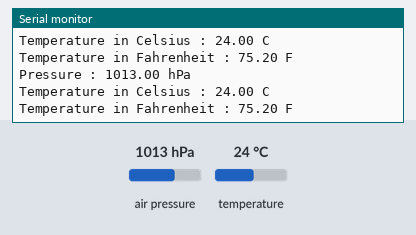
Recording of a sketch running on a simulated Arduino Uno, built with avr-gcc and run on an emulated ATmega328P. Shown: the last lines printed to the serial monitor. Wiring (inferred from the names in the program): BMP280 pressure sensor at I2C address 0x76. The inputs (shaded band) are chosen by the test bench; at power-on: air pressure 1013 hPa, temperature 24 °C.

Above: at 1.2 s.
1.3 s: air pressure set to 952 hPa
At 2.8 s:
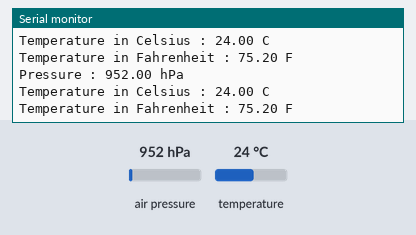
4.3 s: temperature set to 12 °C
At 5.7 s:
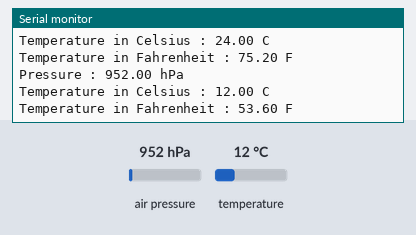
5.8 s: air pressure set to 975 hPa
At 6.7 s:
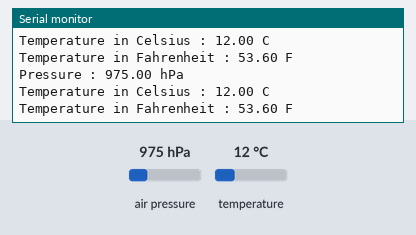
Timing chart, 0 to 8.8 s (numbered marks = the images above; inputs shaded):
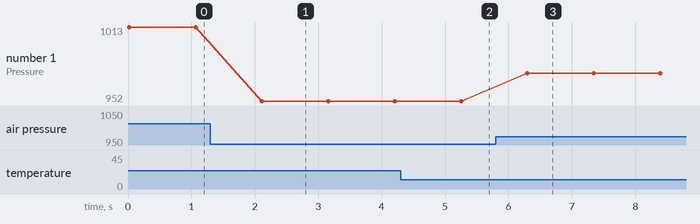

Measured:
- after the input at 1.3 s, the serial monitor: prints a new line after 0.81 s (image 1)
- after the input at 4.3 s, the serial monitor: prints a new line after 0.98 s (image 2)
- after the input at 5.8 s, the serial monitor: prints a new line after 0.50 s (image 3)
- plotted number 1: 1013 → 952 after the input at 1.3 s, 952 → 975 after the input at 5.8 s

The sketch:

BMP280.ino
```cpp
// (licence header left out)
#include<Wire.h>

// BMP280 I2C address is 0x76(108)
#define Addr 0x76

void setup()
{
  // Initialise I2C communication as MASTER
  Wire.begin();
  // Initialise Serial communication, set baud rate = 9600
  Serial.begin(9600);
}

void loop()
{
  unsigned int b1[24];
  unsigned int data[8];
  for (int i = 0; i < 24; i++)
  {
    // Start I2C Transmission
    Wire.beginTransmission(Addr);
    // Select data register
    Wire.write((136 + i));
    // Stop I2C Transmission
    Wire.endTransmission();

    // Request 1 byte of data
    Wire.requestFrom(Addr, 1);

    // Read 1 byte of data
    if (Wire.available() == 1)
    {
      b1[i] = Wire.read();
    }
  }
  // Convert the data
  // temp coefficients
  unsigned int dig_T1 = (b1[0] & 0xFF) + ((b1[1] & 0xFF) * 256);
  int dig_T2 = b1[2] + (b1[3] * 256);
  int dig_T3 = b1[4] + (b1[5] * 256);

  // pressure coefficients
  unsigned int dig_P1 = (b1[6] & 0xFF) + ((b1[7] & 0xFF) * 256);
  int dig_P2 = b1[8] + (b1[9] * 256);
  int dig_P3 = b1[10] + (b1[11] * 256);
  int dig_P4 = b1[12] + (b1[13] * 256);
  int dig_P5 = b1[14] + (b1[15] * 256);
  int dig_P6 = b1[16] + (b1[17] * 256);
  int dig_P7 = b1[18] + (b1[19] * 256);
  int dig_P8 = b1[20] + (b1[21] * 256);
  int dig_P9 = b1[22] + (b1[23] * 256);

  // Start I2C Transmission
  Wire.beginTransmission(Addr);
  // Select control measurement register
  Wire.write(0xF4);
  // Normal mode, temp and pressure over sampling rate = 1
  Wire.write(0x27);
  // Stop I2C Transmission
  Wire.endTransmission();

  // Start I2C Transmission
  Wire.beginTransmission(Addr);
  // Select config register
  Wire.write(0xF5);
  // Stand_by time = 1000ms
  Wire.write(0xA0);
  // Stop I2C Transmission
  Wire.endTransmission();

  for (int i = 0; i < 8; i++)
  {
    // Start I2C Transmission
    Wire.beginTransmission(Addr);
    // Select data register
    Wire.write((247 + i));
    // Stop I2C Transmission
    Wire.endTransmission();

    // Request 1 byte of data
    Wire.requestFrom(Addr, 1);

    // Read 1 byte of data
    if (Wire.available() == 1)
    {
      data[i] = Wire.read();
    }
  }

  // Convert pressure and temperature data to 19-bits
  long adc_p = (((long)(data[0] & 0xFF) * 65536) + ((long)(data[1] & 0xFF) * 256) + (long)(data[2] & 0xF0)) / 16;
  long adc_t = (((long)(data[3] & 0xFF) * 65536) + ((long)(data[4] & 0xFF) * 256) + (long)(data[5] & 0xF0)) / 16;

  // Temperature offset calculations
  double var1 = (((double)adc_t) / 16384.0 - ((double)dig_T1) / 1024.0) * ((double)dig_T2);
  double var2 = ((((double)adc_t) / 131072.0 - ((double)dig_T1) / 8192.0) *
                 (((double)adc_t) / 131072.0 - ((double)dig_T1) / 8192.0)) * ((double)dig_T3);
  double t_fine = (long)(var1 + var2);
  double cTemp = (var1 + var2) / 5120.0;
  double fTemp = cTemp * 1.8 + 32;

  // Pressure offset calculations
  var1 = ((double)t_fine / 2.0) - 64000.0;
  var2 = var1 * var1 * ((double)dig_P6) / 32768.0;
  var2 = var2 + var1 * ((double)dig_P5) * 2.0;
  var2 = (var2 / 4.0) + (((double)dig_P4) * 65536.0);
  var1 = (((double) dig_P3) * var1 * var1 / 524288.0 + ((double) dig_P2) * var1) / 524288.0;
  var1 = (1.0 + var1 / 32768.0) * ((double)dig_P1);
  double p = 1048576.0 - (double)adc_p;
  p = (p - (var2 / 4096.0)) * 6250.0 / var1;
  var1 = ((double) dig_P9) * p * p / 2147483648.0;
  var2 = p * ((double) dig_P8) / 32768.0;
  double pressure = (p + (var1 + var2 + ((double)dig_P7)) / 16.0) / 100;

  // Output data to serial monitor
  Serial.print("Pressure : ");
  Serial.print(pressure);
  Serial.println(" hPa");
  Serial.print("Temperature in Celsius : ");
  Serial.print(cTemp);
  Serial.println(" C");
  Serial.print("Temperature in Fahrenheit : ");
  Serial.print(fTemp);
  Serial.println(" F");
  delay(1000);
}
```
